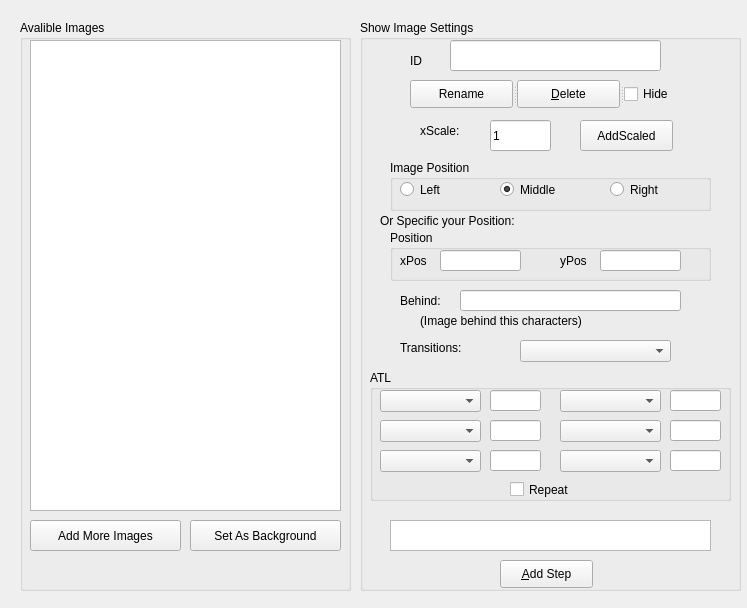
<?xml version="1.0" encoding="UTF-8"?>
<ui version="4.0">
 <class>ImageManagerForm</class>
 <widget class="QWidget" name="ImageManagerForm">
  <property name="geometry">
   <rect>
    <x>0</x>
    <y>0</y>
    <width>747</width>
    <height>608</height>
   </rect>
  </property>
  <property name="windowTitle">
   <string>Form</string>
  </property>
  <widget class="QGroupBox" name="imageListGroupbox">
   <property name="geometry">
    <rect>
     <x>20</x>
     <y>20</y>
     <width>331</width>
     <height>571</height>
    </rect>
   </property>
   <property name="title">
    <string>Avalible Images</string>
   </property>
   <widget class="QListWidget" name="imageList">
    <property name="geometry">
     <rect>
      <x>10</x>
      <y>20</y>
      <width>311</width>
      <height>471</height>
     </rect>
    </property>
   </widget>
   <widget class="QPushButton" name="addAnotherImageButton">
    <property name="geometry">
     <rect>
      <x>10</x>
      <y>500</y>
      <width>151</width>
      <height>31</height>
     </rect>
    </property>
    <property name="locale">
     <locale language="English" country="UnitedStates"/>
    </property>
    <property name="text">
     <string>Add More Images</string>
    </property>
   </widget>
   <widget class="QPushButton" name="setBackgroundButton">
    <property name="geometry">
     <rect>
      <x>170</x>
      <y>500</y>
      <width>151</width>
      <height>31</height>
     </rect>
    </property>
    <property name="locale">
     <locale language="English" country="UnitedStates"/>
    </property>
    <property name="text">
     <string>Set As Background</string>
    </property>
   </widget>
  </widget>
  <widget class="QGroupBox" name="currentImageGroupbox">
   <property name="geometry">
    <rect>
     <x>360</x>
     <y>20</y>
     <width>381</width>
     <height>571</height>
    </rect>
   </property>
   <property name="title">
    <string>Show Image Settings</string>
   </property>
   <widget class="QLabel" name="imageRefLabel">
    <property name="geometry">
     <rect>
      <x>50</x>
      <y>30</y>
      <width>21</width>
      <height>21</height>
     </rect>
    </property>
    <property name="text">
     <string>ID</string>
    </property>
   </widget>
   <widget class="QLineEdit" name="imageRefLineEdit">
    <property name="geometry">
     <rect>
      <x>90</x>
      <y>20</y>
      <width>211</width>
      <height>31</height>
     </rect>
    </property>
   </widget>
   <widget class="QGroupBox" name="groupBox_3">
    <property name="geometry">
     <rect>
      <x>30</x>
      <y>140</y>
      <width>321</width>
      <height>51</height>
     </rect>
    </property>
    <property name="title">
     <string>Image Position</string>
    </property>
    <widget class="QRadioButton" name="radioButtonL">
     <property name="geometry">
      <rect>
       <x>10</x>
       <y>20</y>
       <width>61</width>
       <height>19</height>
      </rect>
     </property>
     <property name="text">
      <string>Left</string>
     </property>
     <attribute name="buttonGroup">
      <string notr="true">buttonGroup</string>
     </attribute>
    </widget>
    <widget class="QRadioButton" name="radioButtonM">
     <property name="geometry">
      <rect>
       <x>110</x>
       <y>20</y>
       <width>81</width>
       <height>19</height>
      </rect>
     </property>
     <property name="text">
      <string>Middle</string>
     </property>
     <property name="checked">
      <bool>true</bool>
     </property>
     <attribute name="buttonGroup">
      <string notr="true">buttonGroup</string>
     </attribute>
    </widget>
    <widget class="QRadioButton" name="radioButtonR">
     <property name="geometry">
      <rect>
       <x>220</x>
       <y>20</y>
       <width>81</width>
       <height>19</height>
      </rect>
     </property>
     <property name="text">
      <string>Right</string>
     </property>
     <attribute name="buttonGroup">
      <string notr="true">buttonGroup</string>
     </attribute>
    </widget>
   </widget>
   <widget class="QGroupBox" name="groupBox_4">
    <property name="geometry">
     <rect>
      <x>30</x>
      <y>210</y>
      <width>321</width>
      <height>51</height>
     </rect>
    </property>
    <property name="title">
     <string>Position</string>
    </property>
    <widget class="QLineEdit" name="xPosLineEdit">
     <property name="enabled">
      <bool>true</bool>
     </property>
     <property name="geometry">
      <rect>
       <x>50</x>
       <y>20</y>
       <width>81</width>
       <height>21</height>
      </rect>
     </property>
    </widget>
    <widget class="QLabel" name="label_3">
     <property name="geometry">
      <rect>
       <x>10</x>
       <y>20</y>
       <width>31</width>
       <height>21</height>
      </rect>
     </property>
     <property name="text">
      <string>xPos</string>
     </property>
    </widget>
    <widget class="QLabel" name="label_4">
     <property name="geometry">
      <rect>
       <x>170</x>
       <y>20</y>
       <width>31</width>
       <height>21</height>
      </rect>
     </property>
     <property name="text">
      <string>yPos</string>
     </property>
    </widget>
    <widget class="QLineEdit" name="yPosLineEdit">
     <property name="enabled">
      <bool>true</bool>
     </property>
     <property name="geometry">
      <rect>
       <x>210</x>
       <y>20</y>
       <width>81</width>
       <height>21</height>
      </rect>
     </property>
    </widget>
   </widget>
   <widget class="QLabel" name="label_2">
    <property name="geometry">
     <rect>
      <x>20</x>
      <y>190</y>
      <width>221</width>
      <height>21</height>
     </rect>
    </property>
    <property name="text">
     <string>Or Specific your Position:</string>
    </property>
   </widget>
   <widget class="QLineEdit" name="behindCharactersLineEdit">
    <property name="geometry">
     <rect>
      <x>100</x>
      <y>270</y>
      <width>221</width>
      <height>21</height>
     </rect>
    </property>
    <property name="font">
     <font>
      <family>Consolas</family>
     </font>
    </property>
    <property name="whatsThis">
     <string>name list sperate by ','</string>
    </property>
    <property name="locale">
     <locale language="English" country="UnitedStates"/>
    </property>
    <property name="text">
     <string/>
    </property>
   </widget>
   <widget class="QLabel" name="label_7">
    <property name="geometry">
     <rect>
      <x>40</x>
      <y>270</y>
      <width>51</width>
      <height>21</height>
     </rect>
    </property>
    <property name="text">
     <string>Behind:</string>
    </property>
   </widget>
   <widget class="QLabel" name="label_8">
    <property name="geometry">
     <rect>
      <x>60</x>
      <y>290</y>
      <width>241</width>
      <height>21</height>
     </rect>
    </property>
    <property name="text">
     <string>(Image behind this characters)</string>
    </property>
   </widget>
   <widget class="QPushButton" name="applyImageChange">
    <property name="geometry">
     <rect>
      <x>140</x>
      <y>540</y>
      <width>93</width>
      <height>28</height>
     </rect>
    </property>
    <property name="locale">
     <locale language="English" country="UnitedStates"/>
    </property>
    <property name="text">
     <string>&amp;Add Step</string>
    </property>
    <property name="shortcut">
     <string>Ctrl+A</string>
    </property>
   </widget>
   <widget class="QTextEdit" name="textEdit">
    <property name="geometry">
     <rect>
      <x>30</x>
      <y>500</y>
      <width>321</width>
      <height>31</height>
     </rect>
    </property>
   </widget>
   <widget class="QSplitter" name="splitter">
    <property name="geometry">
     <rect>
      <x>50</x>
      <y>60</y>
      <width>279</width>
      <height>28</height>
     </rect>
    </property>
    <property name="orientation">
     <enum>Qt::Horizontal</enum>
    </property>
    <widget class="QPushButton" name="changeImageRefButton">
     <property name="text">
      <string>Rename</string>
     </property>
    </widget>
    <widget class="QPushButton" name="removeSelectedImageButton">
     <property name="text">
      <string>&amp;Delete</string>
     </property>
     <property name="shortcut">
      <string notr="true">Ctrl+D</string>
     </property>
    </widget>
    <widget class="QCheckBox" name="ckbHide">
     <property name="text">
      <string>Hide</string>
     </property>
    </widget>
   </widget>
   <widget class="QLineEdit" name="xScaleLineEdit">
    <property name="geometry">
     <rect>
      <x>130</x>
      <y>100</y>
      <width>61</width>
      <height>31</height>
     </rect>
    </property>
    <property name="text">
     <string>1</string>
    </property>
   </widget>
   <widget class="QLabel" name="label_5">
    <property name="geometry">
     <rect>
      <x>60</x>
      <y>100</y>
      <width>61</width>
      <height>21</height>
     </rect>
    </property>
    <property name="text">
     <string>xScale:</string>
    </property>
   </widget>
   <widget class="QPushButton" name="addScaledImageButton">
    <property name="geometry">
     <rect>
      <x>220</x>
      <y>100</y>
      <width>93</width>
      <height>31</height>
     </rect>
    </property>
    <property name="text">
     <string>AddScaled</string>
    </property>
   </widget>
   <widget class="QLabel" name="label">
    <property name="geometry">
     <rect>
      <x>40</x>
      <y>320</y>
      <width>91</width>
      <height>16</height>
     </rect>
    </property>
    <property name="text">
     <string>Transitions:</string>
    </property>
   </widget>
   <widget class="QComboBox" name="effectsComboBox">
    <property name="geometry">
     <rect>
      <x>160</x>
      <y>320</y>
      <width>151</width>
      <height>22</height>
     </rect>
    </property>
    <property name="currentText">
     <string/>
    </property>
    <property name="maxCount">
     <number>1024</number>
    </property>
   </widget>
   <widget class="QGroupBox" name="groupBox">
    <property name="geometry">
     <rect>
      <x>10</x>
      <y>350</y>
      <width>361</width>
      <height>131</height>
     </rect>
    </property>
    <property name="title">
     <string>ATL</string>
    </property>
    <widget class="QComboBox" name="ATLsComboBox5">
     <property name="geometry">
      <rect>
       <x>10</x>
       <y>80</y>
       <width>101</width>
       <height>22</height>
      </rect>
     </property>
     <property name="currentText">
      <string/>
     </property>
     <property name="maxCount">
      <number>1024</number>
     </property>
    </widget>
    <widget class="QComboBox" name="ATLsComboBox1">
     <property name="geometry">
      <rect>
       <x>10</x>
       <y>20</y>
       <width>101</width>
       <height>22</height>
      </rect>
     </property>
     <property name="currentText">
      <string/>
     </property>
     <property name="maxCount">
      <number>1024</number>
     </property>
    </widget>
    <widget class="QComboBox" name="ATLsComboBox3">
     <property name="geometry">
      <rect>
       <x>10</x>
       <y>50</y>
       <width>101</width>
       <height>22</height>
      </rect>
     </property>
     <property name="currentText">
      <string/>
     </property>
     <property name="maxCount">
      <number>1024</number>
     </property>
    </widget>
    <widget class="QLineEdit" name="ATLEdit1">
     <property name="enabled">
      <bool>true</bool>
     </property>
     <property name="geometry">
      <rect>
       <x>120</x>
       <y>20</y>
       <width>51</width>
       <height>21</height>
      </rect>
     </property>
    </widget>
    <widget class="QLineEdit" name="ATLEdit3">
     <property name="enabled">
      <bool>true</bool>
     </property>
     <property name="geometry">
      <rect>
       <x>120</x>
       <y>50</y>
       <width>51</width>
       <height>21</height>
      </rect>
     </property>
    </widget>
    <widget class="QLineEdit" name="ATLEdit5">
     <property name="enabled">
      <bool>true</bool>
     </property>
     <property name="geometry">
      <rect>
       <x>120</x>
       <y>80</y>
       <width>51</width>
       <height>21</height>
      </rect>
     </property>
    </widget>
    <widget class="QLineEdit" name="ATLEdit6">
     <property name="enabled">
      <bool>true</bool>
     </property>
     <property name="geometry">
      <rect>
       <x>300</x>
       <y>80</y>
       <width>51</width>
       <height>21</height>
      </rect>
     </property>
    </widget>
    <widget class="QComboBox" name="ATLsComboBox6">
     <property name="geometry">
      <rect>
       <x>190</x>
       <y>80</y>
       <width>101</width>
       <height>22</height>
      </rect>
     </property>
     <property name="currentText">
      <string/>
     </property>
     <property name="maxCount">
      <number>1024</number>
     </property>
    </widget>
    <widget class="QLineEdit" name="ATLEdit2">
     <property name="enabled">
      <bool>true</bool>
     </property>
     <property name="geometry">
      <rect>
       <x>300</x>
       <y>20</y>
       <width>51</width>
       <height>21</height>
      </rect>
     </property>
    </widget>
    <widget class="QComboBox" name="ATLsComboBox2">
     <property name="geometry">
      <rect>
       <x>190</x>
       <y>20</y>
       <width>101</width>
       <height>22</height>
      </rect>
     </property>
     <property name="currentText">
      <string/>
     </property>
     <property name="maxCount">
      <number>1024</number>
     </property>
    </widget>
    <widget class="QComboBox" name="ATLsComboBox4">
     <property name="geometry">
      <rect>
       <x>190</x>
       <y>50</y>
       <width>101</width>
       <height>22</height>
      </rect>
     </property>
     <property name="currentText">
      <string/>
     </property>
     <property name="maxCount">
      <number>1024</number>
     </property>
    </widget>
    <widget class="QLineEdit" name="ATLEdit4">
     <property name="enabled">
      <bool>true</bool>
     </property>
     <property name="geometry">
      <rect>
       <x>300</x>
       <y>50</y>
       <width>51</width>
       <height>21</height>
      </rect>
     </property>
    </widget>
    <widget class="QCheckBox" name="ALTLoopChkBox">
     <property name="geometry">
      <rect>
       <x>140</x>
       <y>110</y>
       <width>91</width>
       <height>19</height>
      </rect>
     </property>
     <property name="text">
      <string>Repeat</string>
     </property>
    </widget>
   </widget>
   <zorder>groupBox</zorder>
   <zorder>imageRefLabel</zorder>
   <zorder>imageRefLineEdit</zorder>
   <zorder>groupBox_3</zorder>
   <zorder>groupBox_4</zorder>
   <zorder>label_2</zorder>
   <zorder>behindCharactersLineEdit</zorder>
   <zorder>label_7</zorder>
   <zorder>label_8</zorder>
   <zorder>applyImageChange</zorder>
   <zorder>textEdit</zorder>
   <zorder>splitter</zorder>
   <zorder>xScaleLineEdit</zorder>
   <zorder>label_5</zorder>
   <zorder>addScaledImageButton</zorder>
   <zorder>label</zorder>
   <zorder>effectsComboBox</zorder>
  </widget>
  <zorder>currentImageGroupbox</zorder>
  <zorder>imageListGroupbox</zorder>
 </widget>
 <resources/>
 <connections/>
 <buttongroups>
  <buttongroup name="buttonGroup"/>
 </buttongroups>
</ui>
